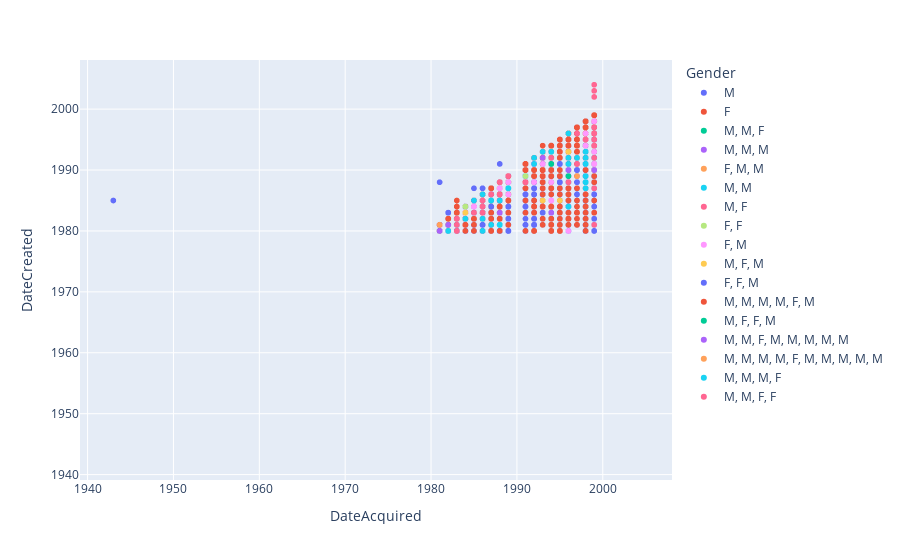

This figure's notebook cell:
### Code cell
#MOMA new DATE CREATION VS ACQUISITION BY GENDER
# x and y given as DataFrame columns

import plotly.express as px

moma_artworks_new_clean = moma_artworks_new_clean.sort_values("DateAcquired")
fig = px.scatter(moma_artworks_new_clean, y="DateCreated", x="DateAcquired", color="Gender")

fig.update_xaxes(matches= 'y')

fig.show()

### Figure 1 — Plotly figure (JSON) as saved in the notebook; plotly's stock layout.template omitted (floating-point values rounded to 4 significant figures; data arrays with more than 128 entries replaced by an {"elided": "..."} marker saying what was removed)
{"data": [{"hovertemplate": "Gender=M<br>DateAcquired=%{x}<br>DateCreated=%{y}<extra></extra>", "legendgroup": "M", "marker": {"color": "#636efa", "symbol": "circle"}, "mode": "markers", "name": "M", "showlegend": true, "type": "scattergl", "x": {"elided": "6971 int values"}, "xaxis": "x", "y": {"elided": "6971 int values"}, "yaxis": "y"}, {"hovertemplate": "Gender=F<br>DateAcquired=%{x}<br>DateCreated=%{y}<extra></extra>", "legendgroup": "F", "marker": {"color": "#EF553B", "symbol": "circle"}, "mode": "markers", "name": "F", "showlegend": true, "type": "scattergl", "x": {"elided": "2034 int values"}, "xaxis": "x", "y": {"elided": "2034 int values"}, "yaxis": "y"}, {"hovertemplate": "Gender=M, M, F<br>DateAcquired=%{x}<br>DateCreated=%{y}<extra></extra>", "legendgroup": "M, M, F", "marker": {"color": "#00cc96", "symbol": "circle"}, "mode": "markers", "name": "M, M, F", "showlegend": true, "type": "scattergl", "x": [1981, 1982, 1994, 1994], "xaxis": "x", "y": [1980, 1981, 1991, 1991], "yaxis": "y"}, {"hovertemplate": "Gender=M, M, M<br>DateAcquired=%{x}<br>DateCreated=%{y}<extra></extra>", "legendgroup": "M, M, M", "marker": {"color": "#ab63fa", "symbol": "circle"}, "mode": "markers", "name": "M, M, M", "showlegend": true, "type": "scattergl", "x": [1981, 1981, 1982, 1983, 1983, 1985, 1985, 1986, 1987, 1988, 1989, 1991, 1992, 1992, 1992, 1992, 1992, 1992, 1992, 1992, 1992, 1992, 1992, 1992, 1992, 1993, 1994, 1996, 1996, 1999, 1999, 1999], "xaxis": "x", "y": [1980, 1981, 1981, 1981, 1981, 1984, 1985, 1984, 1986, 1983, 1988, 1989, 1991, 1991, 1991, 1991, 1991, 1991, 1991, 1991, 1991, 1991, 1991, 1991, 1991, 1992, 1983, 1989, 1994, 1990, 1990, 1990], "yaxis": "y"}, {"hovertemplate": "Gender=F, M, M<br>DateAcquired=%{x}<br>DateCreated=%{y}<extra></extra>", "legendgroup": "F, M, M", "marker": {"color": "#FFA15A", "symbol": "circle"}, "mode": "markers", "name": "F, M, M", "showlegend": true, "type": "scattergl", "x": [1981], "xaxis": "x", "y": [1981], "yaxis": "y"}, {"hovertemplate": "Gender=M, M<br>DateAcquired=%{x}<br>DateCreated=%{y}<extra></extra>", "legendgroup": "M, M", "marker": {"color": "#19d3f3", "symbol": "circle"}, "mode": "markers", "name": "M, M", "showlegend": true, "type": "scattergl", "x": [1982, 1982, 1983, 1983, 1984, 1984, 1984, 1984, 1985, 1985, 1985, 1986, 1986, 1986, 1986, 1986, 1986, 1986, 1987, 1987, 1987, 1987, 1987, 1987, 1987, 1988, 1988, 1988, 1988, 1988, 1988, 1988, 1988, 1988, 1988, 1988, 1989, 1989, 1989, 1989, 1989, 1989, 1989, 1989, 1989, 1989, 1991, 1991, 1991, 1991, 1991, 1991, 1991, 1991, 1991, 1991, 1991, 1991, 1991, 1992, 1992, 1993, 1993, 1993, 1993, 1993, 1993, 1994, 1994, 1994, 1994, 1994, 1996, 1996, 1996, 1996, 1996, 1996, 1997, 1998, 1998, 1998, 1998, 1998, 1998, 1998, 1998, 1998, 1998, 1998, 1999, 1999, 1999, 1999, 1999, 1999], "xaxis": "x", "y": [1980, 1980, 1981, 1981, 1984, 1984, 1984, 1982, 1984, 1983, 1985, 1982, 1985, 1984, 1983, 1980, 1985, 1986, 1985, 1985, 1985, 1985, 1985, 1985, 1981, 1981, 1981, 1981, 1981, 1981, 1981, 1981, 1981, 1981, 1985, 1981, 1987, 1987, 1987, 1987, 1987, 1987, 1987, 1987, 1987, 1987, 1989, 1989, 1989, 1989, 1989, 1989, 1989, 1989, 1989, 1989, 1989, 1989, 1989, 1992, 1991, 1991, 1991, 1991, 1991, 1985, 1993, 1993, 1993, 1988, 1993, 1992, 1992, 1991, 1996, 1988, 1990, 1984, 1992, 1991, 1993, 1989, 1989, 1988, 1992, 1991, 1988, 1991, 1994, 1988, 1987, 1987, 1987, 1987, 1992, 1993], "yaxis": "y"}, {"hovertemplate": "Gender=M, F<br>DateAcquired=%{x}<br>DateCreated=%{y}<extra></extra>", "legendgroup": "M, F", "marker": {"color": "#FF6692", "symbol": "circle"}, "mode": "markers", "name": "M, F", "showlegend": true, "type": "scattergl", "x": [1983, 1983, 1983, 1984, 1984, 1984, 1984, 1984, 1984, 1984, 1984, 1984, 1984, 1984, 1984, 1984, 1984, 1984, 1984, 1984, 1984, 1984, 1984, 1984, 1984, 1984, 1984, 1985, 1985, 1985, 1985, 1985, 1985, 1985, 1985, 1985, 1985, 1985, 1986, 1986, 1986, 1986, 1986, 1986, 1987, 1988, 1988, 1988, 1989, 1991, 1993, 1993, 1994, 1996, 1997, 1997, 1998, 1998, 1998, 1998, 1998, 1998, 1998, 1998, 1998, 1998, 1998, 1998, 1999, 1999, 1999, 1999, 1999, 1999, 1999, 1999, 1999, 1999, 1999, 1999, 1999, 1999, 1999, 1999, 1999], "xaxis": "x", "y": [1981, 1982, 1980, 1983, 1983, 1983, 1983, 1983, 1983, 1983, 1983, 1983, 1983, 1983, 1983, 1983, 1983, 1983, 1983, 1983, 1983, 1983, 1983, 1984, 1983, 1983, 1983, 1984, 1984, 1983, 1984, 1984, 1984, 1984, 1984, 1984, 1984, 1984, 1984, 1985, 1984, 1984, 1983, 1985, 1986, 1987, 1986, 1988, 1989, 1988, 1991, 1985, 1992, 1988, 1996, 1991, 1995, 1995, 1995, 1995, 1995, 1995, 1995, 1995, 1995, 1995, 1995, 1995, 1998, 1992, 1995, 1998, 2003, 2004, 2002, 1994, 1996, 1994, 1998, 1996, 1997, 1995, 1998, 1987, 1987], "yaxis": "y"}, {"hovertemplate": "Gender=F, F<br>DateAcquired=%{x}<br>DateCreated=%{y}<extra></extra>", "legendgroup": "F, F", "marker": {"color": "#B6E880", "symbol": "circle"}, "mode": "markers", "name": "F, F", "showlegend": true, "type": "scattergl", "x": [1984, 1991], "xaxis": "x", "y": [1984, 1989], "yaxis": "y"}, {"hovertemplate": "Gender=F, M<br>DateAcquired=%{x}<br>DateCreated=%{y}<extra></extra>", "legendgroup": "F, M", "marker": {"color": "#FF97FF", "symbol": "circle"}, "mode": "markers", "name": "F, M", "showlegend": true, "type": "scattergl", "x": [1984, 1984, 1985, 1985, 1985, 1985, 1985, 1985, 1985, 1985, 1985, 1985, 1985, 1988, 1988, 1988, 1989, 1989, 1992, 1993, 1994, 1994, 1994, 1994, 1994, 1994, 1994, 1994, 1994, 1994, 1994, 1994, 1994, 1996, 1998, 1998, 1999, 1999, 1999, 1999], "xaxis": "x", "y": [1983, 1983, 1984, 1984, 1984, 1984, 1984, 1984, 1984, 1984, 1984, 1984, 1984, 1987, 1987, 1987, 1988, 1986, 1988, 1991, 1985, 1985, 1985, 1985, 1985, 1985, 1985, 1985, 1985, 1985, 1985, 1985, 1988, 1980, 1994, 1996, 1998, 1991, 1993, 1991], "yaxis": "y"}, {"hovertemplate": "Gender=M, F, M<br>DateAcquired=%{x}<br>DateCreated=%{y}<extra></extra>", "legendgroup": "M, F, M", "marker": {"color": "#FECB52", "symbol": "circle"}, "mode": "markers", "name": "M, F, M", "showlegend": true, "type": "scattergl", "x": [1984, 1993, 1995, 1996], "xaxis": "x", "y": [1983, 1985, 1985, 1993], "yaxis": "y"}, {"hovertemplate": "Gender=F, F, M<br>DateAcquired=%{x}<br>DateCreated=%{y}<extra></extra>", "legendgroup": "F, F, M", "marker": {"color": "#636efa", "symbol": "circle"}, "mode": "markers", "name": "F, F, M", "showlegend": true, "type": "scattergl", "x": [1987], "xaxis": "x", "y": [1984], "yaxis": "y"}, {"hovertemplate": "Gender=M, M, M, M, F, M<br>DateAcquired=%{x}<br>DateCreated=%{y}<extra></extra>", "legendgroup": "M, M, M, M, F, M", "marker": {"color": "#EF553B", "symbol": "circle"}, "mode": "markers", "name": "M, M, M, M, F, M", "showlegend": true, "type": "scattergl", "x": [1996], "xaxis": "x", "y": [1994], "yaxis": "y"}, {"hovertemplate": "Gender=M, F, F, M<br>DateAcquired=%{x}<br>DateCreated=%{y}<extra></extra>", "legendgroup": "M, F, F, M", "marker": {"color": "#00cc96", "symbol": "circle"}, "mode": "markers", "name": "M, F, F, M", "showlegend": true, "type": "scattergl", "x": [1996], "xaxis": "x", "y": [1989], "yaxis": "y"}, {"hovertemplate": "Gender=M, M, F, M, M, M, M, M<br>DateAcquired=%{x}<br>DateCreated=%{y}<extra></extra>", "legendgroup": "M, M, F, M, M, M, M, M", "marker": {"color": "#ab63fa", "symbol": "circle"}, "mode": "markers", "name": "M, M, F, M, M, M, M, M", "showlegend": true, "type": "scattergl", "x": [1996], "xaxis": "x", "y": [1990], "yaxis": "y"}, {"hovertemplate": "Gender=M, M, M, M, F, M, M, M, M, M<br>DateAcquired=%{x}<br>DateCreated=%{y}<extra></extra>", "legendgroup": "M, M, M, M, F, M, M, M, M, M", "marker": {"color": "#FFA15A", "symbol": "circle"}, "mode": "markers", "name": "M, M, M, M, F, M, M, M, M, M", "showlegend": true, "type": "scattergl", "x": [1997], "xaxis": "x", "y": [1989], "yaxis": "y"}, {"hovertemplate": "Gender=M, M, M, F<br>DateAcquired=%{x}<br>DateCreated=%{y}<extra></extra>", "legendgroup": "M, M, M, F", "marker": {"color": "#19d3f3", "symbol": "circle"}, "mode": "markers", "name": "M, M, M, F", "showlegend": true, "type": "scattergl", "x": [1998], "xaxis": "x", "y": [1987], "yaxis": "y"}, {"hovertemplate": "Gender=M, M, F, F<br>DateAcquired=%{x}<br>DateCreated=%{y}<extra></extra>", "legendgroup": "M, M, F, F", "marker": {"color": "#FF6692", "symbol": "circle"}, "mode": "markers", "name": "M, M, F, F", "showlegend": true, "type": "scattergl", "x": [1999], "xaxis": "x", "y": [1981], "yaxis": "y"}], "layout": {"legend": {"title": {"text": "Gender"}, "tracegroupgap": 0}, "margin": {"t": 60}, "xaxis": {"anchor": "y", "domain": [0, 1], "matches": "y", "title": {"text": "DateAcquired"}}, "yaxis": {"anchor": "x", "domain": [0, 1], "title": {"text": "DateCreated"}}}}
